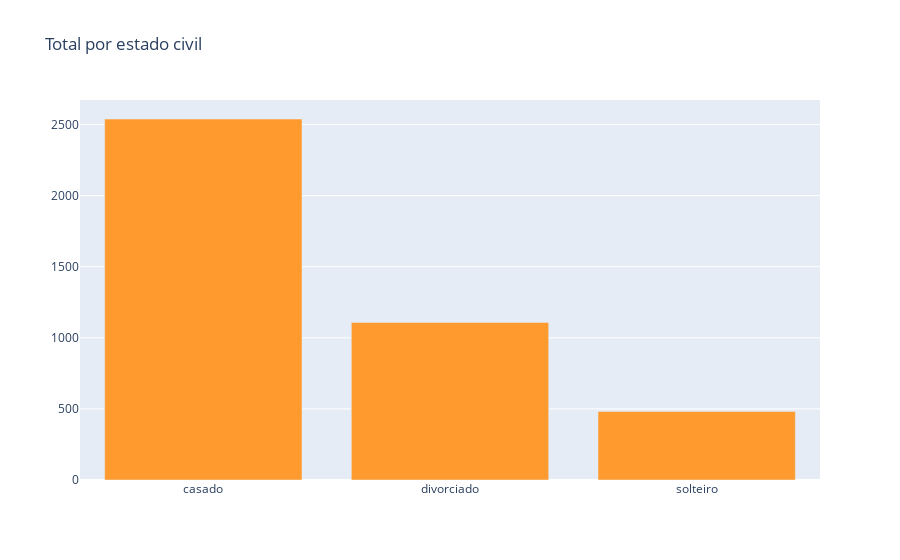

This figure's notebook cell:
### Code cell
vals = df['estado_civil'].value_counts().tolist()
labels = ['casado', 'divorciado', 'solteiro']

data = [go.Bar(
            x=labels,
            y=vals,
    marker=dict(
    color="#FE9A2E")
    )]

layout = go.Layout(
    title="Total por estado civil",
)

fig = go.Figure(data=data, layout=layout)



iplot(fig, filename='basic-bar')

### Figure 1 — Plotly figure (JSON) as saved in the notebook; plotly's stock layout.template omitted (floating-point values rounded to 4 significant figures)
{"data": [{"marker": {"color": "#FE9A2E"}, "type": "bar", "x": ["casado", "divorciado", "solteiro"], "y": [2539, 1108, 482]}], "layout": {"title": {"text": "Total por estado civil"}}}
